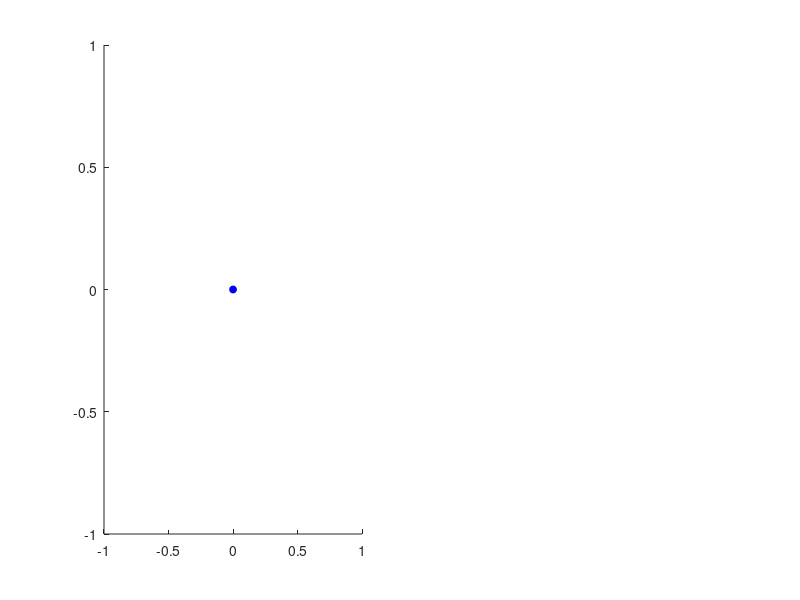

Here is the MATLAB script that generated this plot: (Note: this script raises an error after producing the figure.)
%Modello Camera adottato nel PAPER

clc;close all; clear
 

K=@(f,uc,vc)[f 0 uc
             0 f vc
             0 0  1];



Rc2w =@(tx) [cos(tx)  sin(tx)  0; 
            -sin(tx)  cos(tx)  0;
                0          0   1];
    
Rw2c=@(tx)inv(Rc2w(tx));

%World to Camera
C2W=@(tx,Zc,T) Rc2w(tx)*(Zc-T);

%Camera to World
W2C=@(tx,Zw,T) Rw2c(tx)*Zw+T;

ProJ=@(Zw,f,uc,vc,tx,T) K(f,uc,vc )*W2C(tx,Zw,T) ;
%Fisso i PARAMETRI INTRINSECI
fo=1;
Uo=10;
Vo=10;
w=20; ku=1;
h=20;  kv=1;
%PARAMETRI ESTRINSECI
tx=1;
 
% Posizione del Centro Ottico C0
Xt=0;
Zt=0; %profondita
Ht=0;  %altezza della camera
T=[Xt Zt Ht].';
CO=T;
subplot(1,2,1); hold on
plot3(T(1),T(2),T(3),'oy','MarkerFaceColor','y','MarkerEdgeColor','y','MarkerSize',5);

%Assi Mondo
Aw=100*eye(3);
plot3(0,0,0,'or','MarkerFaceColor','b','MarkerEdgeColor','b','MarkerSize',5);
coloreM=[1 0 0];
colorX=[1 0 0];
colorY=[0 1 0];
colorZ=[0 0 1];
%Sistema di Riferimento Mondo centrato nell'origine
Vettore3D(Aw(1,1),Aw(2,1),Aw(3,1),colorX,1) %X in red
Vettore3D(Aw(1,2),Aw(2,2),Aw(3,2),colorY,1) %Z in green
Vettore3D(Aw(1,3),Aw(2,3),Aw(3,3),colorZ,1) %Y in blue
plot3(T(1),T(2),T(3),'oy','MarkerFaceColor','y','MarkerEdgeColor','y','MarkerSize',5);
xlabel('X')
ylabel('Y')
zlabel('Z') 
title('WORLD REFERENCE SYSTEM')

%Fissato un angolo di Rotazione vado a vedere la relazione che intercorre
%trai 2 sistemi di riferimento
%Verifico che RW2C e' una ROTAZIONE sull' asse Z
Ac=W2C(tx,Aw,repmat([0;0;0],1,3));
%Sistema di Riferimento Mondo centrato nell'origine
%Vettore3D(Ac(1,1),Ac(2,1),Ac(3,1),colorX,1) %X in red
%Vettore3D(Ac(1,2),Ac(2,2),Ac(3,2),colorY,1) %Y in green
%Vettore3D(Ac(1,3),Ac(2,3),Ac(3,3),colorZ,1) %Z in blue

%Disegno i Vettori applicati in T
%La camera e allineata al piano di terra e l'asse focale e l'asse Y
AsseU=w*Ac(:,1)./norm(Ac(:,1));
AsseV=h*Ac(:,3)./norm(Ac(:,3));
DisegnaPiano(AsseU,AsseV,T,1,colorZ);

Vettore3D_Applicato(T,Ac(1,1),Ac(2,1),Ac(3,1),colorX)
Vettore3D_Applicato(T,Ac(1,2),Ac(2,2),Ac(3,2),colorY)
Vettore3D_Applicato(T,Ac(1,3),Ac(2,3),Ac(3,3),colorZ)
drawnow


%Matrici di Rotazione tra Mondo e Camera e determinata dall' Orientazione
%della Camera.
%Considero un Punto Zm in Coordinate Mondo ed assumo che la camera sia
%puntata verso di Esso

%Disegno un punto in Coordinate Mondo
Zw=[60;230;30]
plot3(Zw(1),Zw(2),Zw(3),'or','MarkerFaceColor','b','MarkerEdgeColor','b','MarkerSize',5);
%Lina passante per il CO
Prj=[CO Zw];
line(Prj(1,:),Prj(2,:),Prj(3,:),'Color','r','LineStyle','-')
Prj=[[0;0;0] CO];
line(Prj(1,:),Prj(2,:),Prj(3,:),'Color','r','LineStyle','-')
drawnow

%punto Zw sul piano di terra
Zwo=[Zw-[0;0;Zw(3)]];
plot3(Zwo(1),Zwo(2),Zwo(3),'og','MarkerFaceColor','g','MarkerEdgeColor','g','MarkerSize',4);
%Disegno le proiezioni sugli assi
Zx=[Zw(1); 0 ;0];
Zy=[0; Zw(2); 0];
Zz=[0 ;0; Zw(3)];
plot3(Zx(1),Zx(2),Zx(3),'og','MarkerFaceColor','g','MarkerEdgeColor','g','MarkerSize',4);
plot3(Zy(1),Zy(2),Zy(3),'og','MarkerFaceColor','g','MarkerEdgeColor','g','MarkerSize',4);
plot3(Zz(1),Zz(2),Zz(3),'og','MarkerFaceColor','g','MarkerEdgeColor','g','MarkerSize',4);

%Disegno le proiezioni sugli assi
Prj=[Zwo Zx];
line(Prj(1,:),Prj(2,:),Prj(3,:),'Color','g','LineStyle','-')
Prj=[Zwo Zy];
line(Prj(1,:),Prj(2,:),Prj(3,:),'Color','g','LineStyle','-')
Prj=[Zwo Zw]; 
line(Prj(1,:),Prj(2,:),Prj(3,:),'Color','g','LineStyle','-')

Pu=ProJ(Zw,fo,Uo,Vo,tx,T);
Pn=Pu./Pu(3);
subplot(1,2,2)
plot(Pn(1),Pn(2),'og','MarkerFaceColor','g','MarkerEdgeColor','g','MarkerSize',4); hold on

[x,y,z] = sphere(30);
[m,n]=size(x);
x=reshape(x,1,m*n);
y=reshape(y,1,m*n);
z=reshape(z,1,m*n)+10;
Zw=10*[x;y;z]+repmat(Zw,1,m*n);
 
x=reshape(Zw(1,:),m,n);
y=reshape(Zw(2,:),m,n);
z=reshape(Zw(3,:),m,n);
subplot(1,2,1)
surf(x,y,z)  % sphere centered at origin

subplot(1,2,2)
Pu=ProJ(Zw,fo,Uo,Vo,tx,repmat(T,1,m*n));
Pn=[Pu(1,:)./Pu(3,:);Pu(2,:)./Pu(3,:)]
plot(Pn(1,:),Pn(2,:),'ob','MarkerFaceColor','b','MarkerEdgeColor','b','MarkerSize',5)
axis([0 w*ku 0 h*kv])
axis ij
axis equal